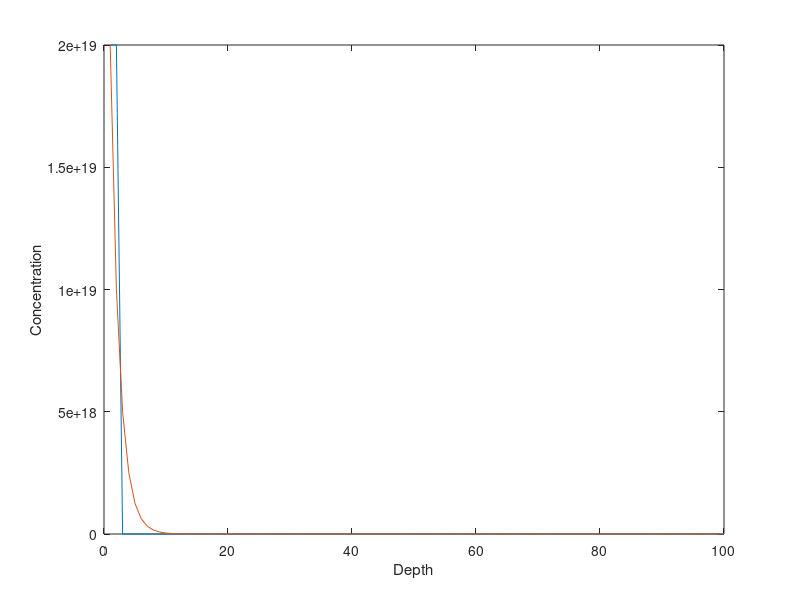

Write the MATLAB code that produced this figure.
C_vector = zeros(1,100);
C_vector(1:2) = 2e19;

plot(C_vector);
xlabel('Depth');
ylabel('Concentration');
hold on;

C_vector(1) = 0.5*((2*10^19) + C_vector(2));
for i = 2:length(C_vector)-1  % start at 2 because there is no value left of the first element
    C_vector(i) = 0.5*(C_vector(i-1) + C_vector(i+1));
end

plot(C_vector);